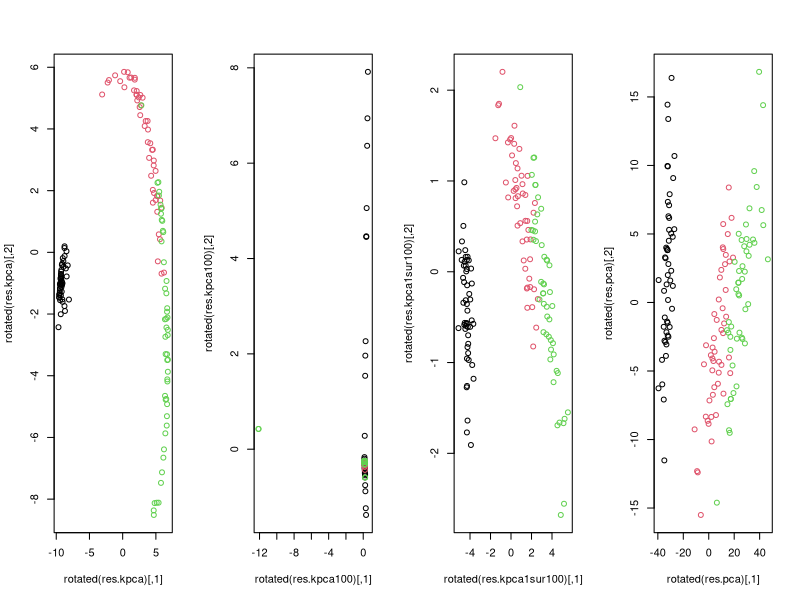
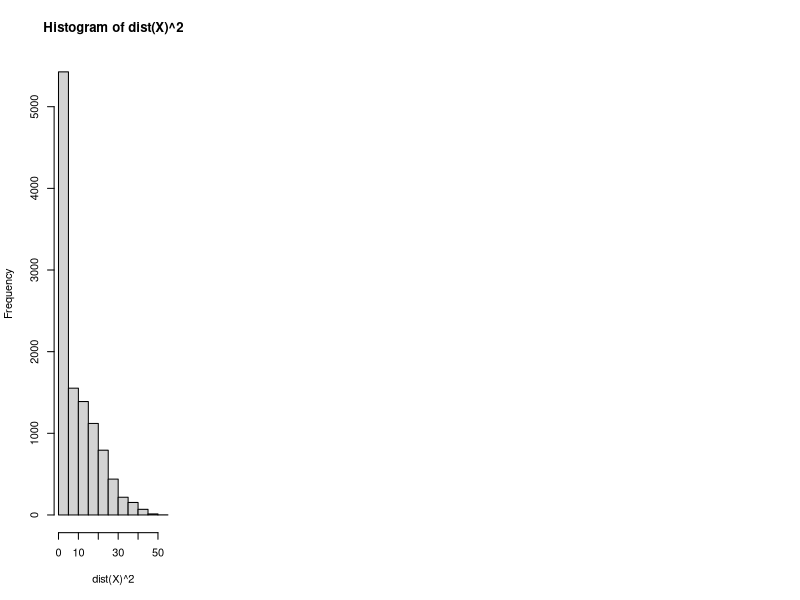

Write the R code that produced these figures, in order.
## ---- chunk 1
library(kernlab)
X <- iris[, 1:4]
#pairs(X, col=iris$Species)

X <- as.matrix(X)
kpca(X) -> res.kpca
#str(res.kpca)
kpca(X, kpar=list(sigma=100)) -> res.kpca100
kpca(X, kpar=list(sigma=1/100)) -> res.kpca1sur100
kpca(X, kernel="vanilladot", kpar=list()) -> res.pca

par(mfrow=c(1,4))
plot(rotated(res.kpca), col=iris$Species)
plot(rotated(res.kpca100), col=iris$Species)
plot(rotated(res.kpca1sur100), col=iris$Species)
plot(rotated(res.pca), col=iris$Species)

hist(dist(X)^2)
summary(dist(X)^2)
## ---- chunk 2
myKPCA <- function(X, k=2, kernel="Gaussian", beta=1) {
  X <- as.matrix(X)
  if (kernel == "Gaussian") {
    K <- exp(-1/beta*(as.matrix(dist(X))^2))
  }
  else {
    K <- X %*% t(X)
  }
  
  # Centering
  n <- nrow(X)
  II <- matrix(1/n,n,n)
  Ktilde <- K - 2*II %*% K + II %*% K %*% II
  
  # Eigenvalue decomposition
  res <- svd(Ktilde)
  alpha <- res$u
  lambda <- res$d^2
  
  # Projection
  Y <- K %*% alpha[,1:k]
  
  return(list(Y=Y, lambda=lambda[1:k]))
}
